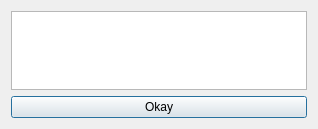
<?xml version="1.0" encoding="UTF-8"?>
<ui version="4.0">
 <class>Notification</class>
 <widget class="QDialog" name="Notification">
  <property name="geometry">
   <rect>
    <x>0</x>
    <y>0</y>
    <width>318</width>
    <height>129</height>
   </rect>
  </property>
  <property name="windowTitle">
   <string>Dialog</string>
  </property>
  <property name="styleSheet">
   <string notr="true">background-image: url(:/StartWindow/Design/Фон/ColorResponse.png);</string>
  </property>
  <layout class="QGridLayout" name="gridLayout">
   <item row="0" column="0">
    <widget class="QListWidget" name="listWidget">
     <property name="styleSheet">
      <string notr="true">color: rgb(207, 207, 207);
font: 25 8pt &quot;Cascadia Code Light&quot;;</string>
     </property>
    </widget>
   </item>
   <item row="1" column="0">
    <widget class="QPushButton" name="pushButton">
     <property name="styleSheet">
      <string notr="true">color: rgb(0, 0, 0);
background-image: url(:/StartWindow/Design/Фон/white.jpg);</string>
     </property>
     <property name="text">
      <string>Okay</string>
     </property>
    </widget>
   </item>
  </layout>
 </widget>
 <resources/>
 <connections/>
</ui>
